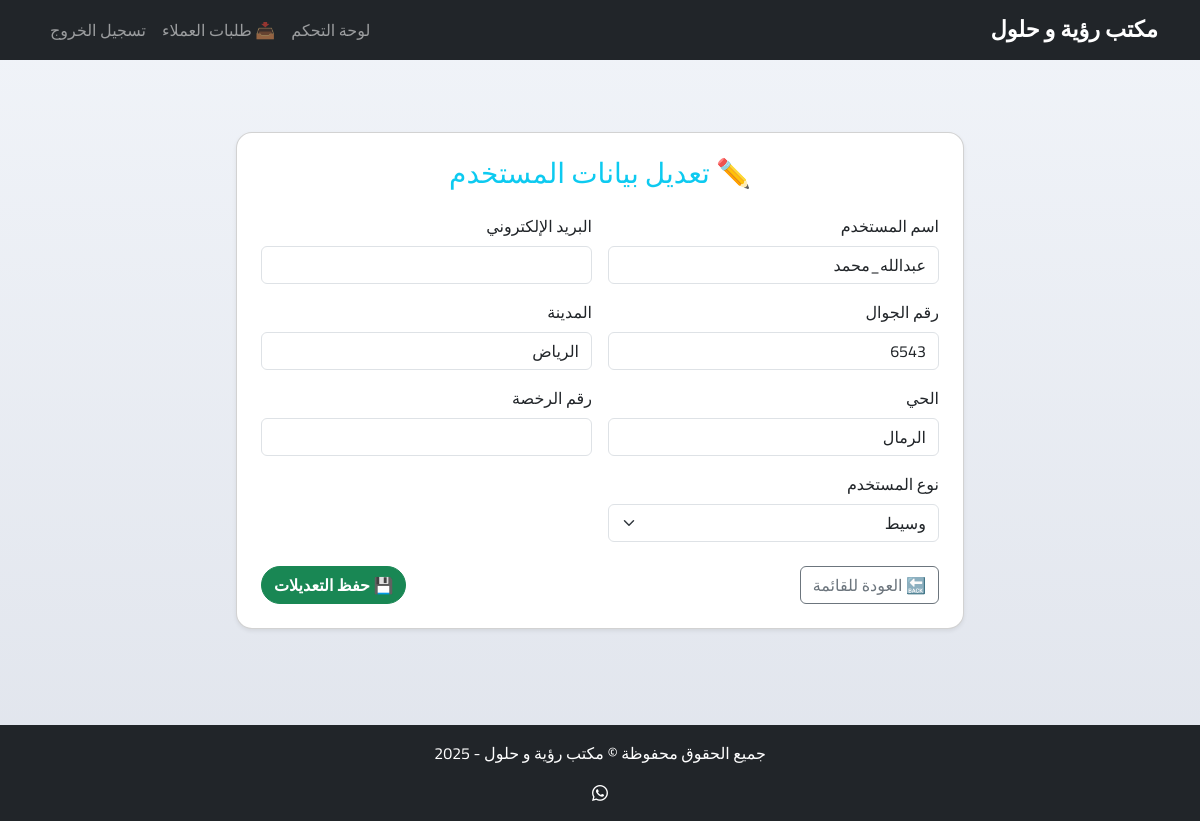
The app's page /admin-panel/agents/2/edit/ (signed in) with its own data.
### core/models.py (models this page shows, shortened)
class SiteSettings(models.Model):
    site_name = models.CharField(max_length=100, default='مكتب خطوة وسيط')
    twitter_url = models.URLField(blank=True, null=True)
    snapchat_url = models.URLField(blank=True, null=True)
    whatsapp_number = models.CharField(max_length=20, blank=True, null=True)
    class Meta:
        verbose_name = "إعدادات الموقع"
        verbose_name_plural = "إعدادات الموقع"

class CustomUser(AbstractUser):
    USER_TYPE_CHOICES = (
        ('agent', 'وسيط'),
        ('admin', 'أدمن'),
    )
    user_type = models.CharField(max_length=10, choices=USER_TYPE_CHOICES, default='agent')
    phone = models.CharField(max_length=20)
    city = models.CharField(max_length=100)
    district = models.CharField(max_length=100)
    license_number = models.CharField(max_length=50, blank=True, null=True)

### core/views.py (the view)
# urls.py: path('admin-panel/agents/<int:pk>/edit/', views.edit_agent, name='admin_edit_agent'),
@login_required
@user_passes_test(lambda u: u.user_type == 'admin')
def edit_agent(request, pk):
    agent = get_object_or_404(CustomUser, pk=pk, user_type='agent')
    if request.method == 'POST':
        form = CustomUserUpdateForm(request.POST, instance=agent, user_id=agent.id)
        if form.is_valid():
            form.save()
            messages.success(request, "✅ تم تعديل بيانات الوسيط بنجاح.")
            return redirect('agents_list')
    else:
        form = CustomUserUpdateForm(instance=agent, user_id=agent.id)
    return render(request, 'core/admin_edit_agent.html', {'form': form, 'agent': agent})

### core/forms.py (shortened to what this page needs)
class CustomUserUpdateForm(forms.ModelForm):
    USER_TYPES = [
        ('agent', 'وسيط'),
        ('admin', 'آدمن'),
    ]
    user_type = forms.ChoiceField(
        choices=USER_TYPES,
        label='نوع المستخدم',
        widget=forms.Select(attrs={'class': 'form-select'})
    )
    class Meta:
        model = CustomUser
        fields = ['username', 'email', 'phone', 'city', 'district', 'license_number']
        labels = {
            'username': 'اسم المستخدم',
            'email': 'البريد الإلكتروني',
            'phone': 'رقم الجوال',
            'city': 'المدينة',
            'district': 'الحي',
            'license_number': 'رقم الرخصة',
        }
    def __init__(self, *args, **kwargs):
        self.user_id = kwargs.pop('user_id', None)
        super().__init__(*args, **kwargs)
        if self.instance:
            self.fields['user_type'].initial = 'admin' if self.instance.is_superuser else 'agent'

### core/context_processors.py (called while the page is built)
def site_settings(request):
    try:
        return {'site_settings': SiteSettings.objects.first()}
    except:
        return {'site_settings': None}

### core/templates/core/admin_edit_agent.html (shortened to what this page needs)
{% extends 'core/base.html' %}
{% load widget_tweaks %}
{% block content %}
<div class="container py-5">
    <div class="col-lg-8 offset-lg-2">
        <div class="card shadow-sm p-4 rounded-4">
            <h3 class="text-center text-info mb-4">✏️ تعديل بيانات المستخدم</h3>
            <form method="POST">
                <div class="row g-3">
                    <div class="col-md-6">
                        <label class="form-label">اسم المستخدم</label>
                        {{ form.username|add_class:"form-control" }}
                    </div>
                    <div class="col-md-6">
                        <label class="form-label">البريد الإلكتروني</label>
                        {{ form.email|add_class:"form-control" }}
                    </div>
                    <div class="col-md-6">
                        <label class="form-label">رقم الجوال</label>
                        {{ form.phone|add_class:"form-control" }}
                    </div>
                    <div class="col-md-6">
                        <label class="form-label">المدينة</label>
                        {{ form.city|add_class:"form-control" }}
                    </div>
                    <div class="col-md-6">
                        <label class="form-label">الحي</label>
                        {{ form.district|add_class:"form-control" }}
                    </div>
                    <div class="col-md-6">
                        <label class="form-label">رقم الرخصة</label>
                        {{ form.license_number|add_class:"form-control" }}
                    </div>
                    <div class="col-md-6">
                        <label class="form-label">نوع المستخدم</label>
                        {{ form.user_type|add_class:"form-select" }}
                    </div>
                </div>
                <div class="d-flex justify-content-between mt-4">
                    <a href="{% url 'agents_list' %}" class="btn btn-outline-secondary">
                        🔙 العودة للقائمة
                    </a>
                    <button type="submit" class="btn btn-success">
                        💾 حفظ التعديلات
                    </button>
                </div>
            </form>
        </div>
    </div>
</div>
{% endblock %}

### core/templates/core/base.html (shortened to what this page needs)
{% load static %}
<!DOCTYPE html>
<html lang="ar" dir="rtl">
<head>
    <link href="https://cdn.jsdelivr.net/npm/bootstrap@5.3.3/dist/css/bootstrap.rtl.min.css" rel="stylesheet">
    <link href="https://cdn.jsdelivr.net/npm/bootstrap-icons@1.10.5/font/bootstrap-icons.css" rel="stylesheet">
    <link rel="stylesheet" href="{% static 'css/dashboard.css' %}">
</head>
<body class="{% block body_class %}{% endblock %}">
<nav class="navbar navbar-expand-lg navbar-dark bg-dark mb-4">
    <div class="container">
        <a class="navbar-brand" href="/">{{ site_settings.site_name|default:"مكتب خطوة وسيط" }}</a>
        <div class="collapse navbar-collapse justify-content-end" id="navbarNav">
            <ul class="navbar-nav">
                {% if user.is_authenticated %}
                    <li class="nav-item">
                        <a class="nav-link" href="{% url 'dashboard' %}">لوحة التحكم</a>
                    </li>
                    <li class="nav-item">
                        <a class="nav-link" href="{% url 'customer_requests' %}">📥 طلبات العملاء</a>
                    </li>
                    <li class="nav-item">
                        <a class="nav-link" href="{% url 'logout' %}">تسجيل الخروج</a>
                    </li>
                {% else %}
                    <li class="nav-item">
                        <a class="nav-link" href="{% url 'login' %}">تسجيل الدخول</a>
                    </li>
                {% endif %}
            </ul>
        </div>
    </div>
</nav>
<div class="container mb-5">
    {% block content %}{% endblock %}
</div>
<footer class="bg-dark text-white text-center py-3 mt-auto">
    <div class="container">
        <p>جميع الحقوق محفوظة &copy; {{ site_settings.site_name|default:"مكتب خطوة وسيط" }} - 2025</p>
        <div>
            {% if site_settings.whatsapp_number %}
                <a href="https://wa.me/{{ site_settings.whatsapp_number }}" class="text-white"><i class="bi bi-whatsapp"></i></a>
            {% endif %}
        </div>
    </div>
</footer>
</body>
</html>

### static/css/dashboard.css (style rules this page uses)
body { background: linear-gradient(to bottom, #f1f4f9, #e0e4ec); font-family: 'Cairo', sans-serif; color: #333; }
.card { transition: transform 0.3s ease, box-shadow 0.3s ease; border-radius: 15px; }

### core/templates/core/base.html (style rules this page uses)
body { font-family: 'Cairo', sans-serif; background: linear-gradient(to bottom, #f1f4f9, #e0e4ec); color: #333; }
.navbar-brand { font-weight: bold; font-size: 1.4rem; color: #ffffff !important; }
.card { transition: transform 0.3s ease, box-shadow 0.3s ease; }
.btn-primary, .btn-success, .btn-outline-primary, .btn-outline-info { font-weight: bold; border-radius: 30px; }

### records on screen
SiteSettings: site_name "مكتب رؤية و حلول"
CustomUser: username "عبدالله_محمد", phone "6543", city "الرياض", district "الرمال", user_type "وسيط"
